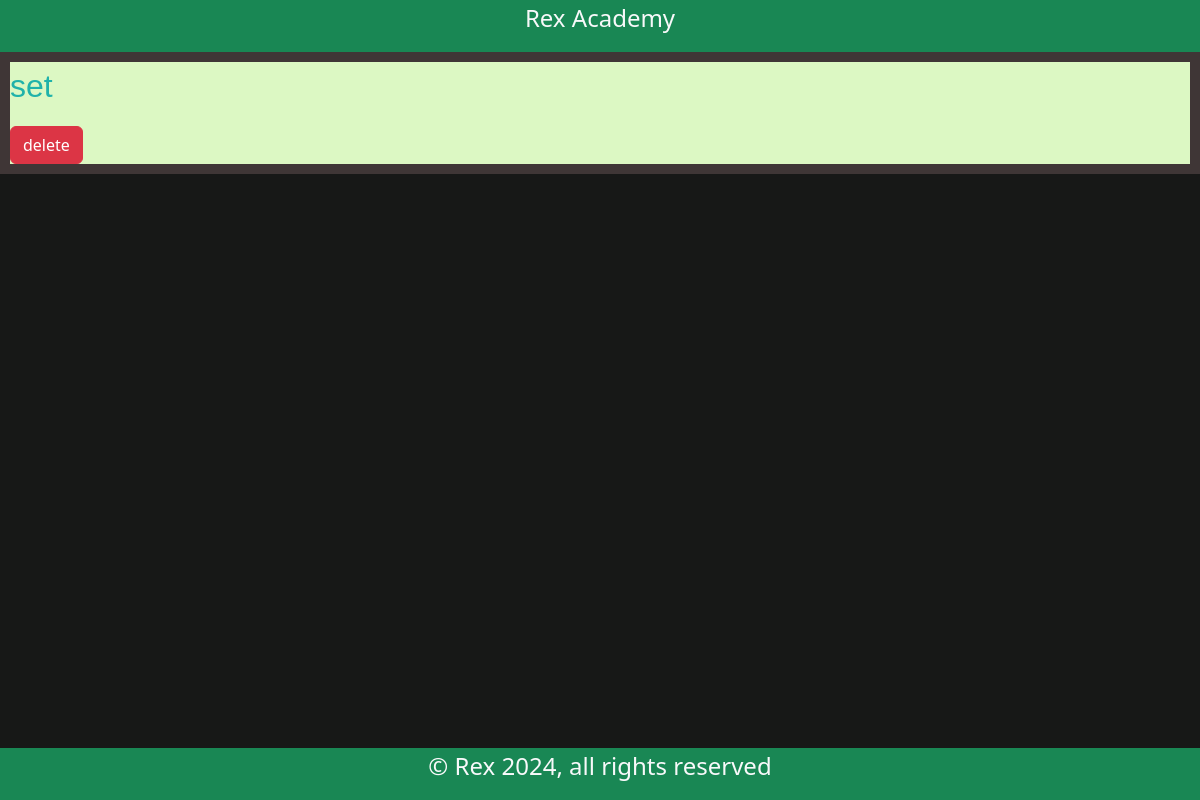
Page /sts_avail on the earlier database version.
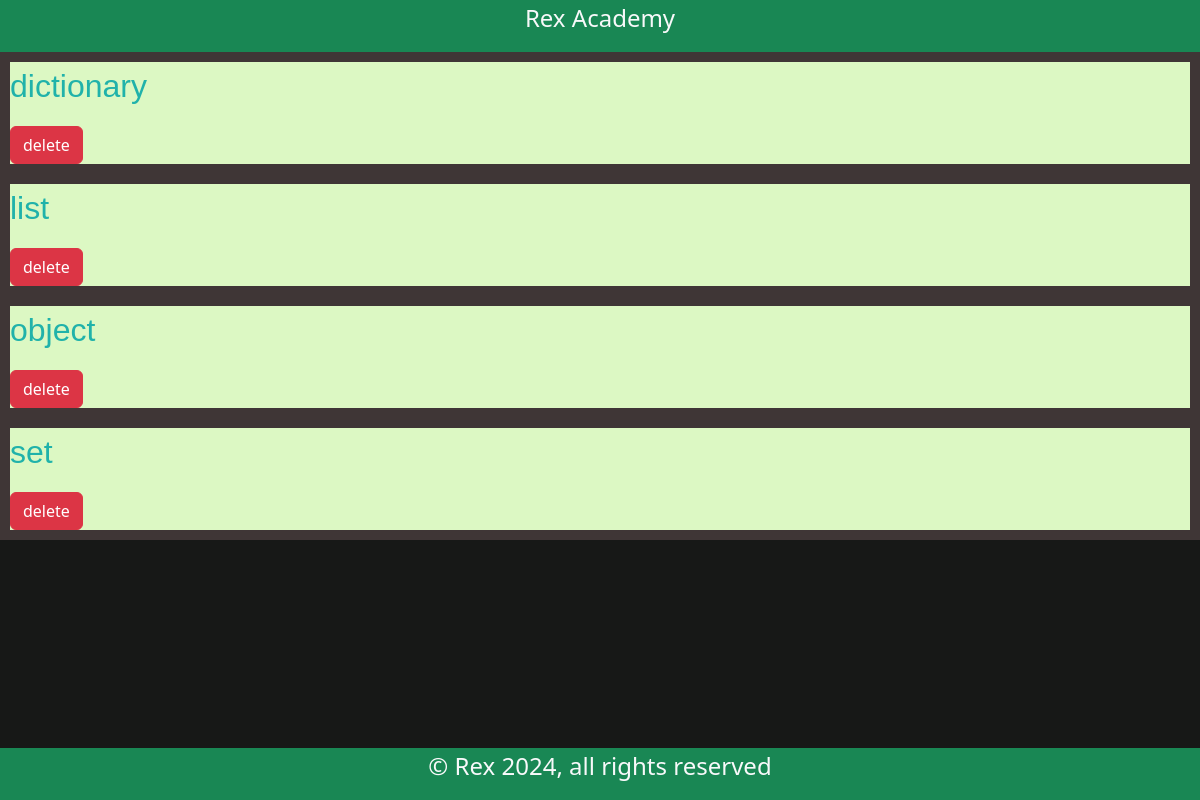
Same page on the later database version.
### learning_platform/models/models.py (models this page shows)
class SubTopic(db.Model):
    __tablename__ = "subtopic"
    id = db.Column(db.String(36), primary_key=True, default= lambda: str(uuid.uuid4()))
    name = db.Column(db.String(80), nullable=False)
    desc = db.Column(db.String(250), nullable=True)
    topic_id = db.Column(db.String(36), db.ForeignKey('topic.id'))
    youtube_videos = db.relationship('YouTube', backref='subtopic', lazy='dynamic')

### learning_platform/views/admin.py (the view)
@admin_bp.route('/sts_avail', methods=['GET', 'POST'])
def sts_avail():
    cst = SubTopic.query.all()
    return render_template('content_management/delete_subtopic.html', cst=cst)

### learning_platform/templates/content_management/delete_subtopic.html (shortened to what this page needs)
<!DOCTYPE html>
<html lang="en">
<head>
    {% extends "base.html" %}
    {% block main %}
    {% for _item in cst|sort(attribute='name') %}
        <div style="
                    background-color: rgb(220, 248, 195);
                    margin-bottom: 25; border: 10px solid rgb(63, 54, 54);">
            <p class="fs-2 text-start" style="color: lightseagreen;
                    font-family: 'Lucida Sans', 'Lucida Sans Regular',
                    'Lucida Grande', 'Lucida Sans Unicode', Geneva,
                    Verdana, sans-serif;">
                {{ _item.name }}
            </p>
            <a class="btn btn-danger" href="{{ url_for('admin.del_subtopic', st_id=_item.id)}}">
                delete
            </a>
        </div>
    {% endfor %}
    {% endblock %}

Differences in the rows shown:
added SubTopic: name "dictionary"
added SubTopic: name "list"
added SubTopic: name "object"
